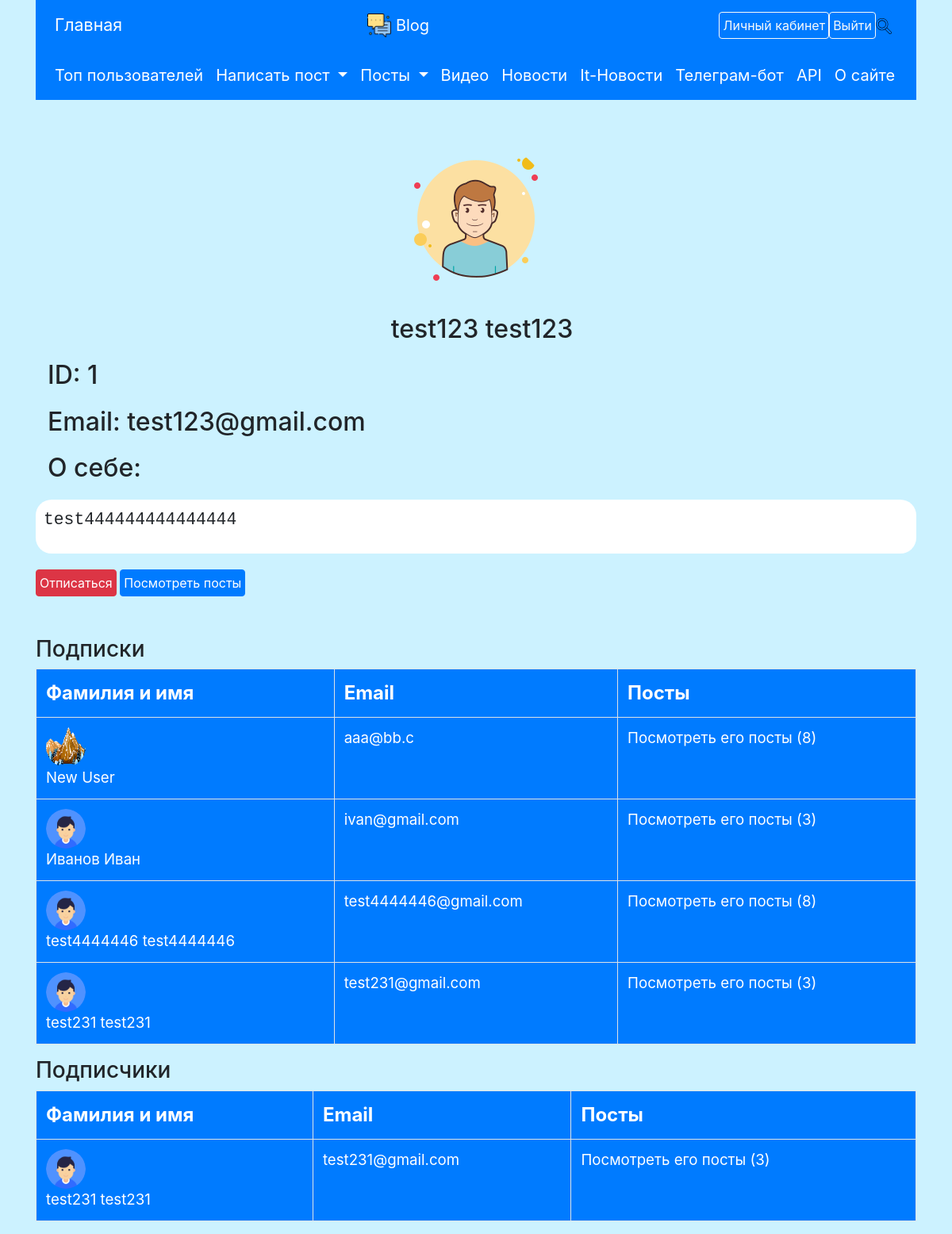
The page /users/1 (signed in) on the database its author committed.
### data/users.py (models this page shows, shortened)
class User(SqlAlchemyBase, UserMixin, SerializerMixin):
    __tablename__ = 'users'
    id = sqlalchemy.Column(sqlalchemy.Integer,
                           primary_key=True, autoincrement=True)
    surname = sqlalchemy.Column(sqlalchemy.String, nullable=True)
    name = sqlalchemy.Column(sqlalchemy.String, nullable=True)
    about = sqlalchemy.Column(sqlalchemy.String, nullable=True)
    email = sqlalchemy.Column(sqlalchemy.String,
                              index=True, unique=True, nullable=True)
    hashed_password = sqlalchemy.Column(sqlalchemy.String, nullable=True)
    icon = sqlalchemy.Column(sqlalchemy.String, default='default_user.png')
    posts = orm.relation("Post", back_populates='author')
    followed = orm.relationship('User',
                                secondary=followers,
                                primaryjoin=(followers.c.follower_id == id),
                                secondaryjoin=(followers.c.followed_id == id),
                                backref=orm.backref('followers',
                                                    lazy='dynamic'),
                                lazy='dynamic')
    subscribed = orm.relationship('User',
                                  secondary=subscribers,
                                  primaryjoin=(
                                          subscribers.c.subscriber_id == id),
                                  secondaryjoin=(
                                          subscribers.c.subscribed_id == id),
                                  backref=orm.backref('subscribers',
                                                      lazy='dynamic'),
                                  lazy='dynamic')
    liked_posts = orm.relation('Post', secondary='liked')
    kol_likes = None  # суммарное кол-во лайков за все его посты
    def is_following(self, user):
        return self.followed.filter(followers.c.followed_id == user.id).count()

### main.py (the view)
@app.route("/users/<int:id>")
@login_required
def user_by_id(id):
    db_sess = db_session.create_session()
    user = db_sess.query(User).get(id)
    cur_user = db_sess.query(User).get(current_user.id)  # Текущий пользователь
    if not user:
        abort(404)
    return render_template("user.html",
                           title=f'{user.name} {user.surname}', user=user,
                           is_subscribed=cur_user.is_following(user),
                           is_cur_user=(id == current_user.id))

### data/db_session.py (called while the page is built)
def create_session() -> Session:
    global __factory
    return __factory()

### main.py (called while the page is built)
@login_manager.user_loader
def load_user(user_id):
    db_sess = db_session.create_session()
    return db_sess.query(User).get(user_id)

### templates/user.html
{% extends "base.html" %}
{% block content %}
<div style="text-align: center;">
<img height="200px" width="200px" style="border-radius: 50%;"
     src="{{ url_for('static', filename='img/users/') + user.icon
        }}"
     alt="Аватарка">
<h2 style="margin: 20px 0;">{{ user.surname }} {{ user.name }}</h2>
        </div>
<h2 style="margin: 20px 0;">ID: {{ user.id }}</h2>
<h2 style="margin: 20px 0;">Email: {{ user.email }}</h2>
<h2 style="margin: 20px 0;">О себе: </h2>
<div
        style="margin-bottom: 20px; background-color: white; border-radius: 20px; padding: 10px 10px; ">
<pre style="font-size: 16pt;">{{ user.about }}</pre>
</div>
{% if not is_cur_user and not is_subscribed %}
<a class="btn btn-primary p-1" href="/users/{{ user.id }}/subscribe">
    Подписаться</a>
{% elif not is_cur_user %}
<a class="btn btn-danger p-1" href="/users/{{ user.id }}/unsubscribe">
    Отписаться</a>
{% endif %}
<a class="btn btn-primary p-1" href="/posts/users/{{ user.id }}">
    Посмотреть посты</a>
<h3 style="margin-top: 50px;">Подписки</h3>
<table width="100%" class="table table-bordered" style="color: white; font-size: 14pt;">
    <tr class="bg-primary" style="font-size: 18pt; font-weight:bold;">
        <td>Фамилия и имя</td>
        <td>Email</td>
        <td>Посты</td>
    </tr>
    {% for user1 in user.followed %}
    <tr class="bg-primary">
                <td><img alt="Профиль пользователя" width="50px" height="50px"
                                 src="{{url_for('static', filename='img/users/') + user1.icon}}"
                                 style="border-radius: 50%;">
<a href="/users/{{ user1.id }}" style="color: white;">{{ user1.surname }} {{ user1.name }}</a></td>
        <td>{{ user1.email }}</td>
        <td><a href="/posts/users/{{ user1.id }}" style="color: white;">Посмотреть его посты ({{
           user1.posts | length }})</a></td>
    </tr>
    {% endfor %}
</table>
<h3>Подписчики</h3>
<table width="100%" class="table table-bordered" style="color: white; font-size: 14pt;">
    <tr class="bg-primary" style="font-size: 18pt; font-weight:bold;">
        <td>Фамилия и имя</td>
        <td>Email</td>
        <td>Посты</td>
    </tr>
    {% for user1 in user.subscribed %}
    <tr class="bg-primary">
                <td><img alt="Профиль пользователя" width="50px" height="50px"
                                 src="{{url_for('static', filename='img/users/') + user1.icon}}"
                                 style="border-radius: 50%;">
<a href="/users/{{ user1.id }}" style="color: white;">{{ user1.surname }} {{ user1.name }}</a></td>
        <td>{{ user1.email }}</td>
        <td><a href="/posts/users/{{ user1.id }}" style="color: white;">Посмотреть его посты ({{
           user1.posts | length }})</a></td>
    </tr>
    {% endfor %}
</table>
{% endblock %}

### static/css/style.css (style rules this page uses)
body { background-color: #ccf2ff; }
h2 { text-indent: 15px; }
td { white-space: pre-wrap; }
pre, p { font-size: 15px; }
pre { white-space: pre-wrap; }

### rows shown on the page
User: icon (picture), surname "test123", name "test123", id "1", email "test123@gmail.com", about "test444444444444444"
User: icon (picture), surname "New", name "User", email "aaa@bb.c", posts|length "8"
User: icon (placeholder picture), surname "Иванов", name "Иван", email "ivan@gmail.com", posts|length "3"
User: icon (placeholder picture), surname "test4444446", name "test4444446", email "test4444446@gmail.com", posts|length "8"
User: icon (placeholder picture), surname "test231", name "test231", email "test231@gmail.com", posts|length "3"
